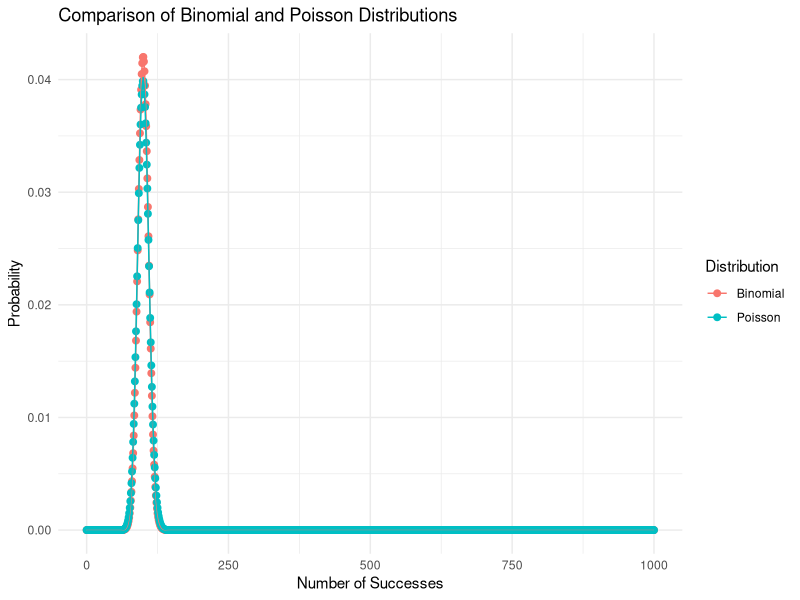

Reproduce this figure in R.
## ---- chunk 1
knitr::opts_chunk$set(echo = TRUE)
## ---- chunk 2
library(stats)

set.seed(123)
alpha <- 2
beta <- 1/3
rate <- 1/beta
sample_data <- rgamma(1000000,alpha,rate)
mean_R <- mean(sample_data)
mean_theory <- alpha * beta
cat("Mean in R: ",mean_R,";\nTheoretical Mean: ",mean_theory,"")
## ---- chunk 3
var_R <- var(sample_data)
var_theory <- alpha * (beta)**2
cat("Variance in R: ",var_R,";\nTheoretical Variance: ",var_theory,"")
## ---- chunk 4
n <- 1000
p <- 0.2
num_simulations <- 10000

X <- rbinom(num_simulations, n, p)


mean_sim <- mean(X)

mean_theory <- n * p
## ---- chunk 5
cat("Mean of X (simulated):", mean_sim, "\n", "Theoretical mean (np):", mean_theory, "\n")
## ---- chunk 6
n <- 1000
p <- 0.2
q <- 1-p
num_simulations <- 10000

X <- rbinom(num_simulations, n, p)


var_sim <- var(X)

var_theory <- n * p * q
## ---- chunk 7
cat("Variance of X (simulated):", var_sim, "\n", "Theoretical variance (npq):", var_theory, "\n")
## ---- chunk 8
#Question 3
library(ggplot2)

n <- 1000    # trials
p <- 0.1   # Pr(success)
lambda <- n * p

# Generate values for x
x <- 0:n

prob_binomial <- dbinom(x, size = n, prob = p)
prob_poisson <- dpois(x, lambda = lambda)

data <- data.frame(x = rep(x, 2),
                   Probability = c(prob_binomial, prob_poisson),
                   Distribution = rep(c("Binomial", "Poisson"), each = length(x)))

# Plot
ggplot(data, aes(x = x, y = Probability, color = Distribution)) +
  geom_point(size = 2) +
  geom_line() +
  labs(title = "Comparison of Binomial and Poisson Distributions",
       x = "Number of Successes",
       y = "Probability") +
  theme_minimal()
